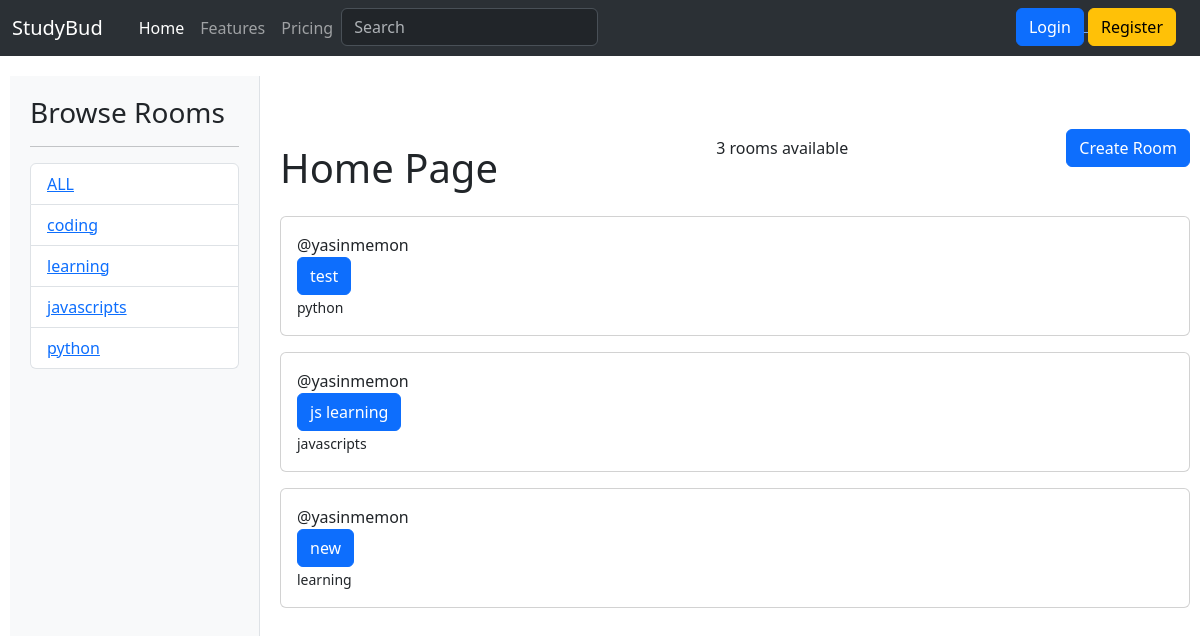
The page / on the database its author committed.
### base/models.py (models this page shows, shortened)
class Topic(models.Model):
    name = models.CharField(max_length=200)
    def __str__(self):
        return self.name

class Room(models.Model):
    host = models.ForeignKey(User, on_delete=models.SET_NULL, null=True)
    topic = models.ForeignKey(Topic, on_delete=models.SET_NULL, null=True)
    name = models.CharField(max_length=200)
    description = models.TextField(null=True, blank=True)
    updated = models.DateTimeField(auto_now=True)
    created = models.DateTimeField(auto_now_add=True)
    class Meta():
        ordering = ['-updated', '-created']

### base/views.py (the view)
# urls.py: path('', views.home, name='home'),
def home(request):
    q = request.GET.get('q') if request.GET.get('q') != None else ''
    rooms = Room.objects.filter(Q(topic__name__icontains=q) |
                                Q(name__icontains=q) |
                                Q(description__icontains=q))
    topics = Topic.objects.all()
    room_count = rooms.count()
    return render(request, 'base/index.html', {'rooms': rooms, 'topics': topics, 'room_count': room_count})

### base/templates/base/index.html (shortened to what this page needs)
{% extends 'main.html' %} {% block content %}
<div class="home-container">
  <div class="sidebar">
    <h3>Browse Rooms</h3>
    <hr />
    {% if topics %}
    <ul class="list-group">
      <li class="list-group-item">
        <a href="{% url 'home' %}">ALL</a>
      </li>
      {% for topic in topics %}
      <li class="list-group-item">
        <a href="{% url 'home' %}?q={{ topic.name }}">{{ topic.name }}</a>
      </li>
      {% endfor %}
    </ul>
    {% endif %}
  </div>
  <div class="rooms-section">
    <div class="d-flex justify-content-between align-items-center mb-3">
      <h1 class="mt-5">Home Page</h1>
      <span>{{room_count}} rooms available</span>
      <a href="{% url 'create-room' %}" class="btn btn-primary">Create Room</a>
    </div>
    <div>
      {% if rooms %} {% for room in rooms %}
      <div class="card mb-3">
        <div class="card-body">
          <span>@{{room.host.username}}</span><br />
          <a href="{% url 'room' room.id %}" class="btn btn-primary"
            >{{room.name}}</a
          >
          <br />
          <small>{{room.topic}}</small>
        </div>
      </div>
      {% endfor %} {% else %}
      <div class="alert alert-info" role="alert">
        No rooms available at the moment.
      </div>
      {% endif %}
    </div>
  </div>
</div>
{% endblock %}

### base/templates/base/index.html (style rules this page uses)
.home-container { margin-top: 20px; display: flex; flex-direction: row; gap: 20px; margin-left: 10px; margin-right: 10px; min-height: 90vh; }
.sidebar { flex: 0 0 250px; padding: 20px; background-color: #f8f9fa; border-right: 1px solid #dee2e6; height: 100%; min-height: 90vh; }
.rooms-section { flex: 1 1 0%; padding: 20px 0 20px 0; min-width: 0; }

### rows shown on the page
Topic: name "coding"
Topic: name "learning"
Topic: name "javascripts"
Topic: name "python"
Room: host.username "yasinmemon", name "test", topic "python"
Room: host.username "yasinmemon", name "js learning", topic "javascripts"
Room: host.username "yasinmemon", name "new", topic "learning"

### other values the page prints
{{ room_count }} "3"
